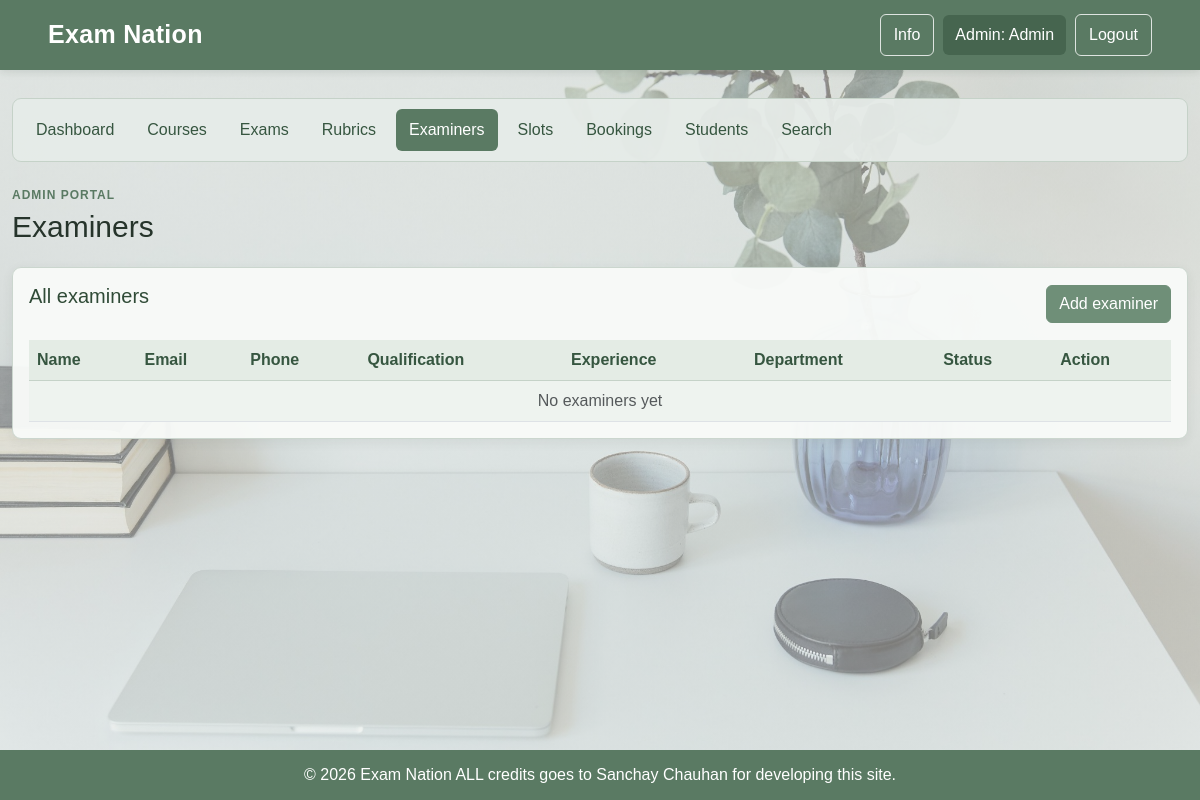
Before: /admin/examiners (signed in) with the older database file.
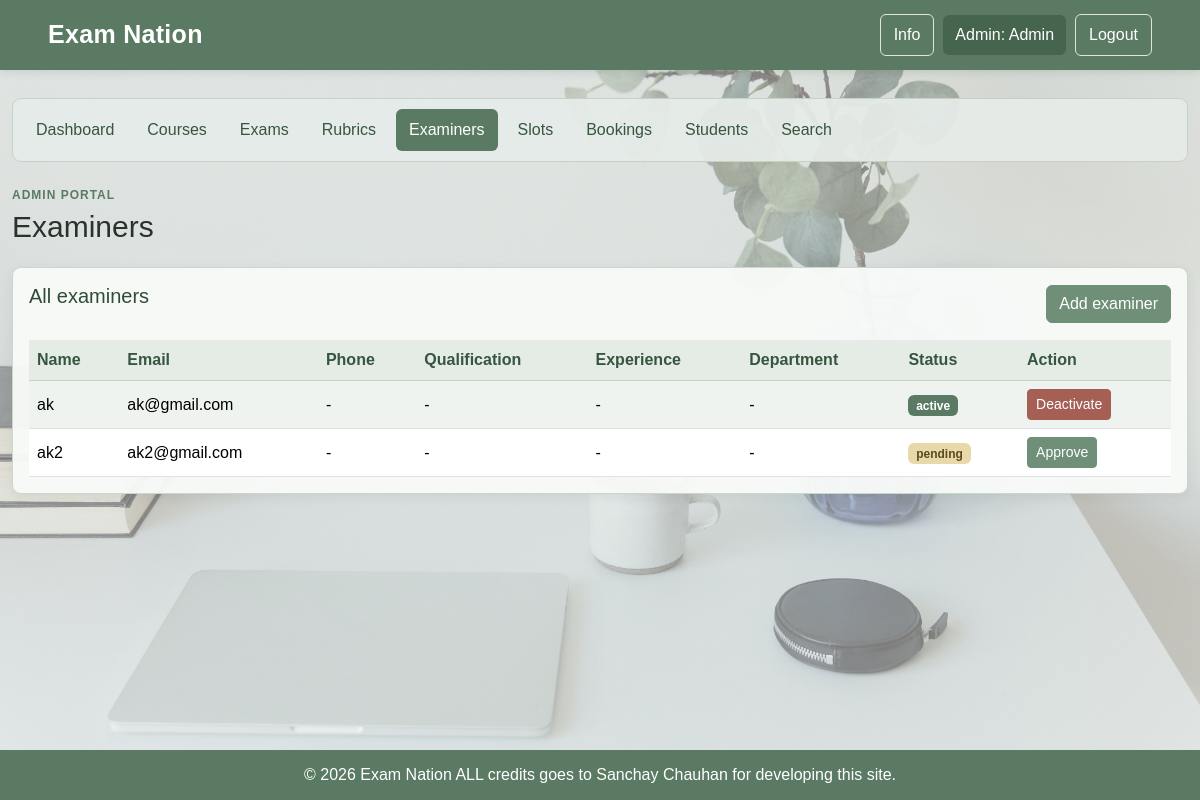
After: the same page with the newer database file.
### model.py (models this page shows)
class User(db.Model):
    __tablename__ = "User"
    id = db.Column(db.Integer, primary_key=True)
    name = db.Column(db.String(120), nullable=False)
    email = db.Column(db.String(120), nullable=False, unique=True)
    password = db.Column(db.String(255), nullable=False)
    role = db.Column(db.String(20), nullable=False)
    status = db.Column(db.String(20), default="pending")
    phone = db.Column(db.String(15))
    qualification = db.Column(db.String(100))
    experience = db.Column(db.Integer)
    department = db.Column(db.String(100))

### app.py (the view)
@app.route('/admin/examiners')
def admin_examiners():
    if not admin_only():
        return redirect(url_for('login'))
    return render_template("admin/examiners.html", examiners=User.query.filter_by(role="staff").all())

### app.py (called while the page is built)
def admin_only():
    return "user_id" in session and session.get("role") == "admin"

### templates/admin/examiners.html
{% extends "portal.html" %}
{% set active = 'examiners' %}
{% block heading %}Examiners{% endblock %}
{% block portal_body %}
<div class="card card-body mb-4">
    <div class="d-flex justify-content-between align-items-center mb-3"><h3 class="h5 mb-3">All examiners</h3><a class="btn btn-primary" href="{{ url_for('admin_examiner_form') }}">Add examiner</a></div>
    <div class="table-responsive"><table class="table table-striped table-hover align-middle mb-0">
        <thead><tr><th>Name</th><th>Email</th><th>Phone</th><th>Qualification</th><th>Experience</th><th>Department</th><th>Status</th><th>Action</th></tr></thead>
        {% for u in examiners %}
        <tr>
            <td>{{ u.name }}</td><td>{{ u.email }}</td><td>{{ u.phone or '-' }}</td><td>{{ u.qualification or '-' }}</td>
            <td>{{ u.experience if u.experience is not none else '-' }}</td><td>{{ u.department or '-' }}</td>
            <td><span class="badge {{ 'text-bg-success' if u.status == 'active' else 'text-bg-secondary' if u.status == 'inactive' else 'text-bg-warning' }}">{{ u.status }}</span></td>
            <td>
                <form method="POST" action="{{ url_for('admin_examiner_status', user_id=u.id) }}">
                    {% if u.status == 'active' %}<button class="btn btn-danger btn-sm" name="status" value="inactive">Deactivate</button>
                    {% else %}<button class="btn btn-primary btn-sm" name="status" value="active">{{ 'Approve' if u.status == 'pending' else 'Activate' }}</button>{% endif %}
                </form>
            </td>
        </tr>
        {% else %}<tr><td colspan="8" class="text-center text-muted">No examiners yet</td></tr>{% endfor %}
    </table></div>
</div>
{% endblock %}

### templates/portal.html (shortened to what this page needs)
{% extends "base.html" %}
{% block styles %}
<link rel="stylesheet" href="{{ url_for('static', filename='portal.css') }}">
{% endblock %}
{% block content %}
<nav class="portal-nav">
    {% if session.get('role') == 'admin' %}
        <a class="{% if active == 'home' %}active{% endif %}" href="{{ url_for('admin_dashboard') }}">Dashboard</a>
        <a class="{% if active == 'courses' %}active{% endif %}" href="{{ url_for('admin_courses') }}">Courses</a>
        <a class="{% if active == 'exams' %}active{% endif %}" href="{{ url_for('admin_exams') }}">Exams</a>
        <a class="{% if active == 'rubrics' %}active{% endif %}" href="{{ url_for('admin_rubrics') }}">Rubrics</a>
        <a class="{% if active == 'examiners' %}active{% endif %}" href="{{ url_for('admin_examiners') }}">Examiners</a>
        <a class="{% if active == 'slots' %}active{% endif %}" href="{{ url_for('admin_slots') }}">Slots</a>
        <a class="{% if active == 'bookings' %}active{% endif %}" href="{{ url_for('admin_bookings') }}">Bookings</a>
        <a class="{% if active == 'students' %}active{% endif %}" href="{{ url_for('admin_students') }}">Students</a>
        <a class="{% if active == 'search' %}active{% endif %}" href="{{ url_for('admin_search') }}">Search</a>
    {% endif %}
</nav>
<section class="page-heading">
    <p class="small-heading">{{ session.get('role', 'Portal')|capitalize }} portal</p>
    <h1>{% block heading %}Dashboard{% endblock %}</h1>
</section>
{% block portal_body %}{% endblock %}
{% endblock %}

### templates/base.html (shortened to what this page needs)
<!doctype html>
<html lang="en">
<head>
    <link href="https://cdn.jsdelivr.net/npm/bootstrap@5.3.3/dist/css/bootstrap.min.css" rel="stylesheet">
    <link rel="stylesheet" href="{{ url_for('static', filename='base.css') }}">
    {% block styles %}{% endblock %}
</head>
<body>
<div class="site-wrap">
    <header class="topbar">
        <div class="topbar-inner">
            <a class="brand" href="{{ url_for('home_page') }}">Exam Nation</a>
            <nav class="top-links">
                <a href="{{ url_for('info') }}">Info</a>
                {% if session.get('user_id') %}
                    <span class="user-label">
                        {{ session.get('role', '')|capitalize }}: {{ session.get('name', 'User') }}
                    </span>
                    <a class="logout-link" href="{{ url_for('logout') }}">Logout</a>
                {% else %}
                    <a href="{{ url_for('login') }}">Login</a>
                    <a class="signup-link" href="{{ url_for('sign_up') }}">Sign up</a>
                {% endif %}
            </nav>
        </div>
    </header>
    <main class="main-area">
        <div class="container page-width">
            {% block content %}{% endblock %}
        </div>
    </main>
    <footer class="site-footer">
        <p>© 2026 Exam Nation ALL credits goes to Sanchay Chauhan for developing this site.</p>
    </footer>
</div>
</body>
</html>

### static/base.css (style rules this page uses)
* { box-sizing: border-box; }
html, body { min-height: 100%; }
body { margin: 0; font-family: Arial, sans-serif; color: #26342b; background-color: #e6ebe8; background-image: linear-gradient(rgba(238, 242, 239, 0.50), rgba(238, 242, 239, 0.50)), url("Background.jpg"); background-size: cover; background-position: center; background-attachment: fixed; }
.site-wrap { min-height: 100vh; display: flex; flex-direction: column; }
.topbar { background: #5a7a63; padding: 14px 4%; box-shadow: 0 2px 8px rgba(30, 50, 35, 0.12); }
.topbar-inner { max-width: 1400px; margin: auto; display: flex; align-items: center; justify-content: space-between; gap: 18px; }
.brand { color: #fff; text-decoration: none; font-size: 25px; font-weight: bold; letter-spacing: 0.3px; }
.top-links { display: flex; align-items: center; justify-content: flex-end; flex-wrap: wrap; gap: 9px; }
.top-links a { color: #fff; text-decoration: none; padding: 8px 13px; border: 1px solid rgba(255,255,255,0.8); border-radius: 6px; }
.user-label { color: #fff; background: rgba(34, 61, 41, 0.35); padding: 8px 12px; border-radius: 6px; }
.main-area { flex: 1; padding: 28px 0 42px; }
.page-width { max-width: 1400px; }
.site-footer { background: #5a7a63; color: #fff; text-align: center; padding: 13px; margin-top: auto; }
.site-footer p { margin: 0; }
.box a, .btn-primary { background: #6f8f78; border-color: #6f8f78; color: #fff; }
.btn-danger { background: #a65f55; border-color: #a65f55; }

### static/portal.css (style rules this page uses)
.portal-nav { display: flex; flex-wrap: wrap; gap: 7px; padding: 10px; margin: 0 0 24px; background: rgba(230, 235, 232, 0.94); border: 1px solid #c5d2c8; border-radius: 9px; }
.portal-nav a { color: #365640; text-decoration: none; padding: 9px 13px; border-radius: 6px; }
.portal-nav a.active { background: #5a7a63; color: #fff; }
.page-heading { margin: 8px 0 22px; }
.page-heading h1 { font-size: 30px; margin: 0; color: #26342b; }
.small-heading { color: #5a7a63; text-transform: uppercase; letter-spacing: 1px; font-size: 12px; font-weight: bold; margin-bottom: 5px; }
.card { background: rgba(248, 250, 248, 0.96); border: 1px solid #cbd6ce; border-radius: 9px; box-shadow: 0 3px 12px rgba(36, 56, 40, 0.07); }
.card h3, .card h4 { color: #304b37; }
.table { --bs-table-striped-bg: #eef3ef; --bs-table-hover-bg: #e3ece5; color: #29382e; }
.table thead th { color: #365640; background: #e4ece5; border-bottom: 1px solid #c5d2c8; }
.badge.text-bg-success { background: #5a7a63 !important; }
.badge.text-bg-warning { background: #e9d9a9 !important; color: #594a22 !important; }

Changed rows visible on the page:
added User: name "ak", email "ak@gmail.com", phone "-", qualification "-", experience "-", department "-", status "active", shows "Deactivate"
added User: name "ak2", email "ak2@gmail.com", phone "-", qualification "-", experience "-", department "-", status "pending", status "Approve"
Other visible differences:
text no longer shown: "No examiners yet"
